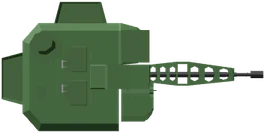
#> input picture zombies/client/grafik/boxer_turm.webp, 265 x 133 px
$ python -i autos_schneiden.py   (imports and definitions only)
#> lines starting #> are read from the running program, lines starting #| are printed output that depends on the picture; after the words box and inside, x2 and y2 are one past the last pixel; in counts of white or black regions, pixels touching at a corner belong together
#> further down, picture is the input picture: PIL image 265x133 RGBA; mean R, G, B, A 39, 55.3, 36.3, 118.5
#!/usr/bin/env python3
"""Auto-Bogen aus freien OpenGameArt-Bildern (Quellen und Lizenzen: zombies/client/grafik/LIZENZ.txt).
Alle Fahrzeuge werden freigestellt, mit der Front nach rechts gedreht und auf Spielgröße verkleinert (Feld in 2-facher
Auflösung; PKW 46 px lang). Der „Red Car“ wird zusätzlich in 8 Lackfarben umgefärbt (= AUTO_FARBEN in client/aussehen.mjs).
Ergebnis: zombies/client/grafik/autos.webp + autos.json
  {feldB, feldH, spalten, zeilen, mass, autos: [{art, laenge, breite, farbe, nr, anim?}]}; nr zählt zeilenweise (Spalte nr % spalten).
  art: pkw, sport, taxi, kleinbus, transporter, laster, polizei, krankenwagen; anim = 1..3 sind Blaulicht-Bilder von polizei/krankenwagen.
Aufruf: PYTHONPATH=~/code/ahnen-werkzeuge/pil python3 tools/autos_schneiden.py [<Ordner mit den Downloads, Standard ~/Downloads>]
Benötigt in dem Ordner: simple-travel-car-top_view.svg, Topdown_vehicle_sprites_pack_Unluckystudio.zip, „TRBRYcars [Converted] sedan.svg“,
„Car Sprite.png“, topdowncar_2.svg, topdowncar_3.svg, topdowncar_4.svg. Chrome rendert die SVGs."""
# [1 line not run here, left out]
import io, json, pathlib, re, subprocess, sys, tempfile, zipfile
from PIL import Image

DL = pathlib.Path(sys.argv[1] if len(sys.argv) > 1 else "~/Downloads").expanduser().resolve()
ZIEL = pathlib.Path(__file__).resolve().parent.parent / "zombies" / "client" / "grafik"
MASS = 2                      # Auflösung gegenüber der Welt
LANG, BREIT = 46, 21          # Weltgröße eines PKW in px
FARBEN = ['#c62828', '#1565c0', '#eeeeee', '#2e7d32', '#424242', '#f9a825', '#6d4c41', '#90a4ae']   # = AUTO_FARBEN
MAX_LANG, MAX_BREIT = 90, 44  # größte Fahrzeuge (Laster, Weltpixel) – bestimmt die Feldgröße
FELD_B, FELD_H = (MAX_LANG + 4) * MASS, (MAX_BREIT + 4) * MASS
tmp = pathlib.Path(tempfile.mkdtemp(prefix="autos_"))

# [22 lines left out: functions chrome, weit, klar, not called in this run]

def zerlegen(im, luecke=8, min_breite=60):
    """Autos nebeneinander an leeren Spalten trennen; liefert zugeschnittene Einzelbilder von links nach rechts."""
#> called with luecke = 8, min_breite = 60
    a = im.split()[3].point(lambda v: 255 if v > 60 else 0)
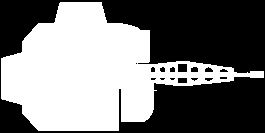
#> a: PIL image 265x133 L; 47.4% white; 1 white region, box (x1, y1, x2, y2) and area: (1, 2, 264, 131) 16720
    w, h = im.size; spalten = [a.crop((x, 0, x + 1, h)).getbbox() is not None for x in range(w)]
#> after `w, h = im.size`: w = 265; h = 133
#> after `spalten = [a.crop((x, 0, x + 1, h)).getbbox() is not None for x in ran`: spalten = 265 items, first 6: False, True, True, True, True, True
    teile, start, leer = [], None, 0
    for x, belegt in enumerate(spalten + [False] * (luecke + 1)):
        if belegt:
            if start is None: start = x
            leer = 0
        elif start is not None:
            leer += 1
            if leer >= luecke:
                if x - leer + 1 - start >= min_breite: teile.append(im.crop((start, 0, x - leer + 1, h)))
                start = None
#> this loop made 274 passes
#> (belegt, start) on pass 2: (True, 1)
#> belegt on passes 1, 3, 4, 5, 6, 7: False, True, True, True, True, True
#> after the loop, teile = 1 item
    return teile

# [7 lines left out: function stelle, not called in this run]

def hex2(h): return tuple(int(h[i:i + 2], 16) for i in (1, 3, 5))

# [16 lines left out: functions faerben, naechste_farbe, not called in this run]

eintraege = []   # (bild, art, laenge, farbe, anim)
def add(bild, art, laenge, farbe=None, anim=None):
    eintraege.append((bild, art, laenge, naechste_farbe(bild) if farbe is None else farbe, anim))

# 1. Red Car (CC0): 8 Lackfarben
# [1 line that did not run here, left out]
# [1 line that did not run here, left out]
# [18 lines not run here, left out]
# [1 line that did not run here, left out]
# [9 lines not run here, left out]

SPALTEN = 21
ZEILEN = -(-len(eintraege) // SPALTEN)
bogen = Image.new("RGBA", (FELD_B * min(SPALTEN, len(eintraege)), FELD_H * ZEILEN), (0, 0, 0, 0))
autos = []
# [9 lines not run here, left out]
arten = {}
# [2 lines not run here, left out]

>>> from PIL import Image
>>> picture = Image.open('../zombies/client/grafik/boxer_turm.webp')
>>> result = zerlegen(picture)
#> result = 1 item

$ run again, on zombies/client/grafik/dinge.webp
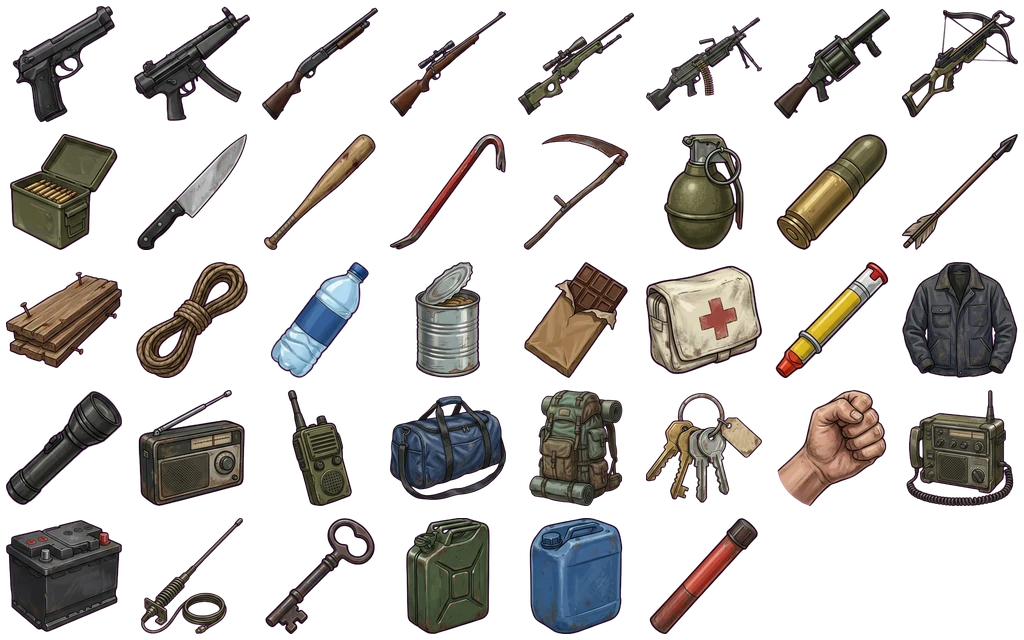
#> input picture zombies/client/grafik/dinge.webp, 1024 x 640 px
#> picture is the input picture: PIL image 1024x640 RGBA; mean R, G, B, A 30.1, 26.6, 25.4, 74.8
#> in zerlegen, `a = im.split()[3].point(lambda v: 255 if v > 60 else 0)`:
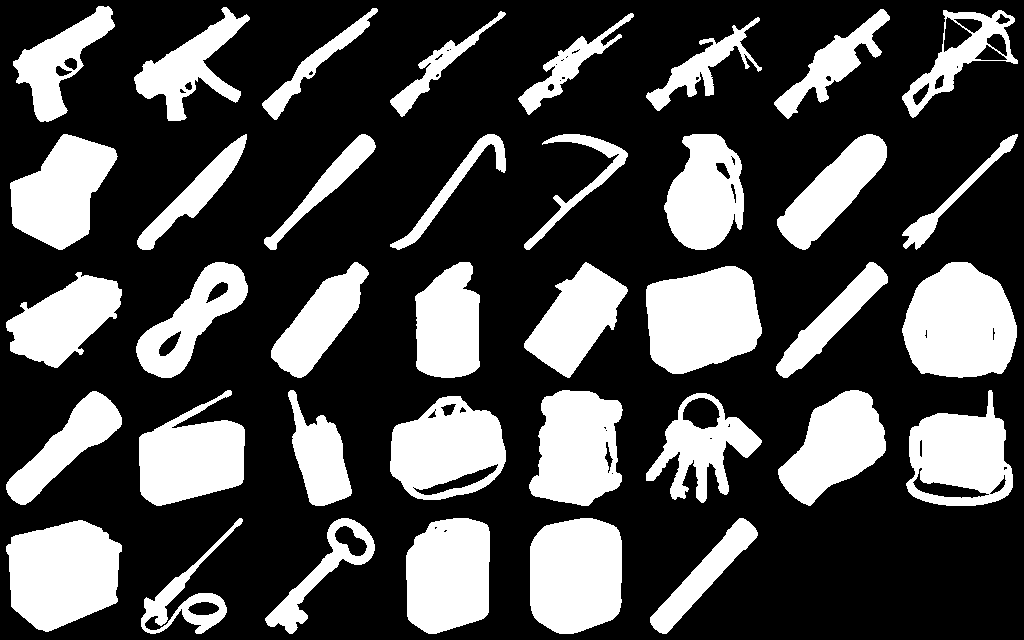
#> a: PIL image 1024x640 L; 30% white; 38 white regions, largest, box (x1, y1, x2, y2) and area: (902, 262, 1017, 378) 10305, (6, 520, 122, 632) 9777, (646, 266, 762, 374) 9744
#> spalten = 1024 items, first 6: False, False, False, False, False, False
#> the loop in zerlegen, `for x, belegt in enumerate(spalten + [False] * (luecke + 1)):` made 1033 passes
#> (belegt, start) on pass 7: (True, 6)
#> after the loop in zerlegen, `for x, belegt in enumerate(spalten + [False] * (luecke + 1)):`: teile = 8 items

$ run again, on zombies/client/grafik/helden_alex_klein.webp
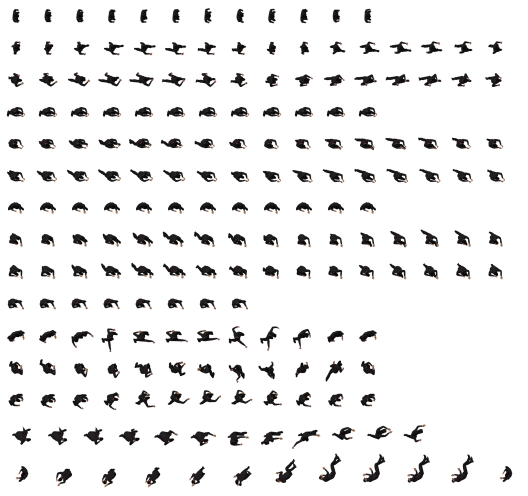
#> input picture zombies/client/grafik/helden_alex_klein.webp, 1056 x 992 px (shown at 1/2 size)
#> picture is the input picture: PIL image 1056x992 RGBA; mean R, G, B, A 7.2, 6.2, 5.9, 21.8
#> in zerlegen, `a = im.split()[3].point(lambda v: 255 if v > 60 else 0)`:
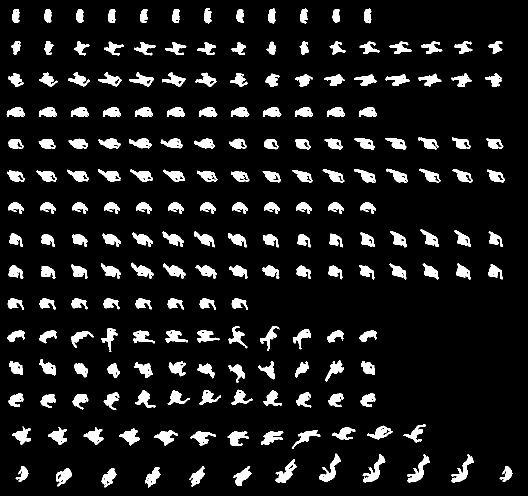
#> a: PIL image 1056x992 L (shown at 1/2 size); 9.3% white; 200 white regions, largest, box (x1, y1, x2, y2) and area: (725, 908, 771, 965) 839, (814, 909, 860, 965) 829, (638, 907, 682, 964) 823
#> spalten = 1056 items, first 6: False, False, False, False, False, False
#> the loop in zerlegen, `for x, belegt in enumerate(spalten + [False] * (luecke + 1)):` made 1065 passes
#> (belegt, start, leer) on pass 14: (True, 13, 0)
#> after the loop in zerlegen, `for x, belegt in enumerate(spalten + [False] * (luecke + 1)):`: teile = 2 items
